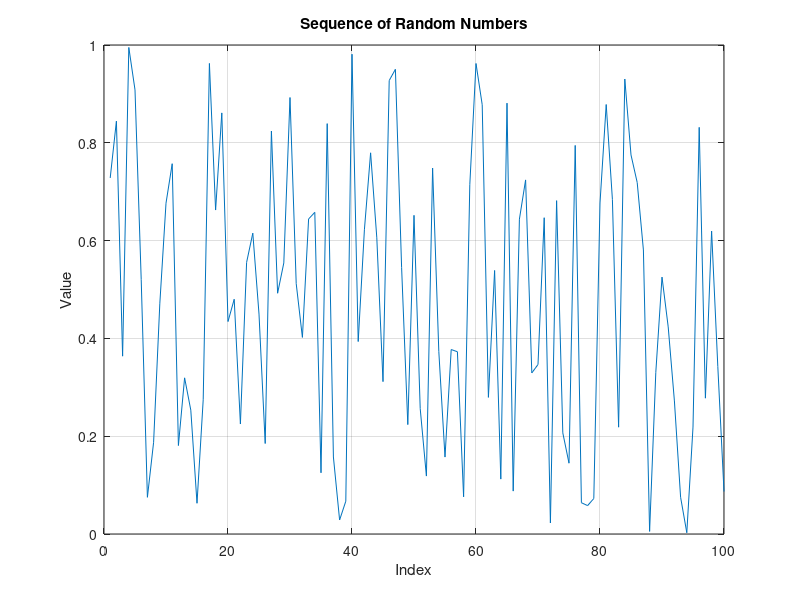

MATLAB code for this plot:
% Generate a sequence of 100 random numbers between 0 and 1
random_numbers = rand(1, 100);

% Plot the random numbers as a line graph
plot(random_numbers);

% Add title and labels
title('Sequence of Random Numbers');
xlabel('Index');
ylabel('Value');

% Display grid lines
grid on;